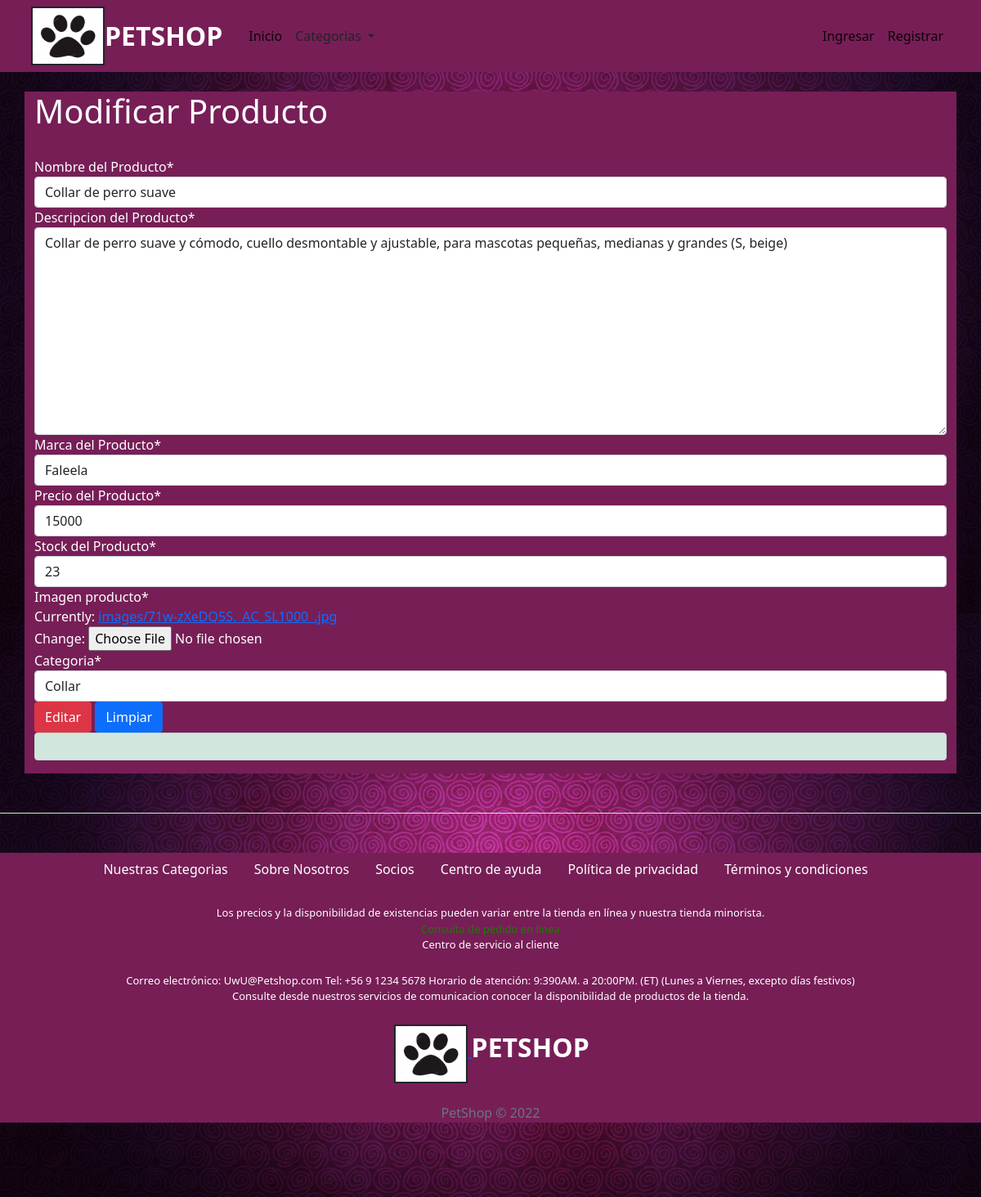
The app's page /Modificar/Collar de perro suave/ with its own data.
### core/models.py (models this page shows, shortened)
class Producto(models.Model):
    nombre_producto=models.CharField(max_length=50, primary_key=True, verbose_name='Nombre del Producto')
    descripcion_producto=models.TextField(max_length=200, verbose_name='Descripcion del Producto')
    marca_producto=models.CharField(max_length=50, null=True ,verbose_name='Marca del Producto')
    precio_producto= models.IntegerField(verbose_name='Precio del Producto')
    stock_producto= models.IntegerField( verbose_name='Stock del Producto')
    imagen_producto=models.ImageField(upload_to='images/')
    categoria=models.ForeignKey(Categoria, on_delete=models.CASCADE)

### core/views.py (the view, shortened to what this page needs)
# urls.py: path('Modificar/<id>/',modificarproductos,name="modificarproductos"),
def modificarproductos(request, id):
    producto =get_object_or_404(Producto, nombre_producto=id)
    data ={
        'form': ProductoForm(instance=producto)
    }
    return render(request,'core/ModificarProductos.html',data)

### core/forms.py
class ProductoForm(ModelForm):
    class Meta:
            model = Producto
            fields ='__all__'

### core/context_processors.py (called while the page is built)
def extras(request):
	lista_categorias = Categoria.objects.all().order_by('nombre_categoria')
	return {'categorias':lista_categorias}

def importe_total_carro(request):
	total=0
	if request.user.is_authenticated:
		if "carro" in request.session:
			for key, value in request.session["carro"].items():
				total= total + int(value["precio"])
	return {"importe_total_carro":total}

### core/models.py (called while the page is built)
    def __str__(self):
        return self.nombre_categoria

### core/templates/core/ModificarProductos.html (shortened to what this page needs)
{% extends 'core/base.html' %}
{% load static %}
  {% block contenido %}
{% load crispy_forms_tags %}
   <br>
 <div class="container" style="background-color: rgb(119,30,87); color:white;">
     <div class="row">
         <div class="col">
             <h1>Modificar Producto</h1>
    <br>
         </div>
     </div>
     <div class="row">
         <div class="col">
            <form method="post" action="" id="formulariomodificarproducto" enctype="multipart/form-data" style="background-color: rgb(119,30,87);">
        <div class="form-group" style="color: white ; ">
            {{ form | crispy }}
        </div>
        <input type="submit" class="btn btn-danger" id="Editar" value="Editar">
        <input type="reset" class="btn btn-primary" id="limpiar" value="Limpiar">
        <div class="alert alert-success" role="alert">
        </div>
</form>
         </div>
     </div>
 </div>
{% endblock %}

### core/static/core/css/index.css (style rules this page uses)
body { background: url('../img/espiro_pink.jpg') repeat; background-size: 100%; }

### records on screen
Producto: nombre_producto "Collar de perro suave", descripcion_producto "Collar de perro suave y cómodo, cuello desmontable y ajustable, para mascotas pequeñas, medianas y grandes (S, beige)", marca_producto "Faleela", precio_producto "15000", stock_producto "23", categoria "Collar"
